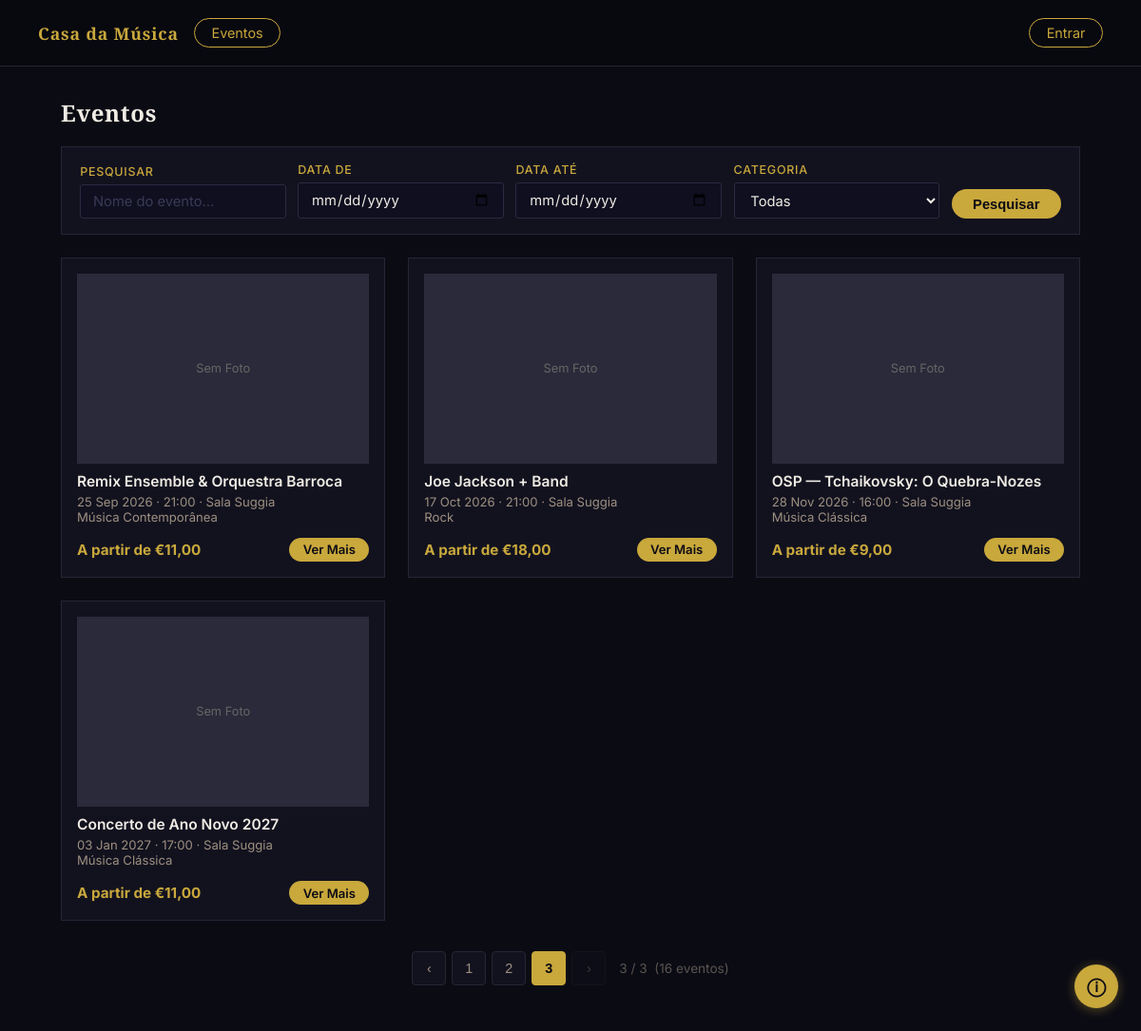
The app's page /eventos.php?pagina=4, older data.
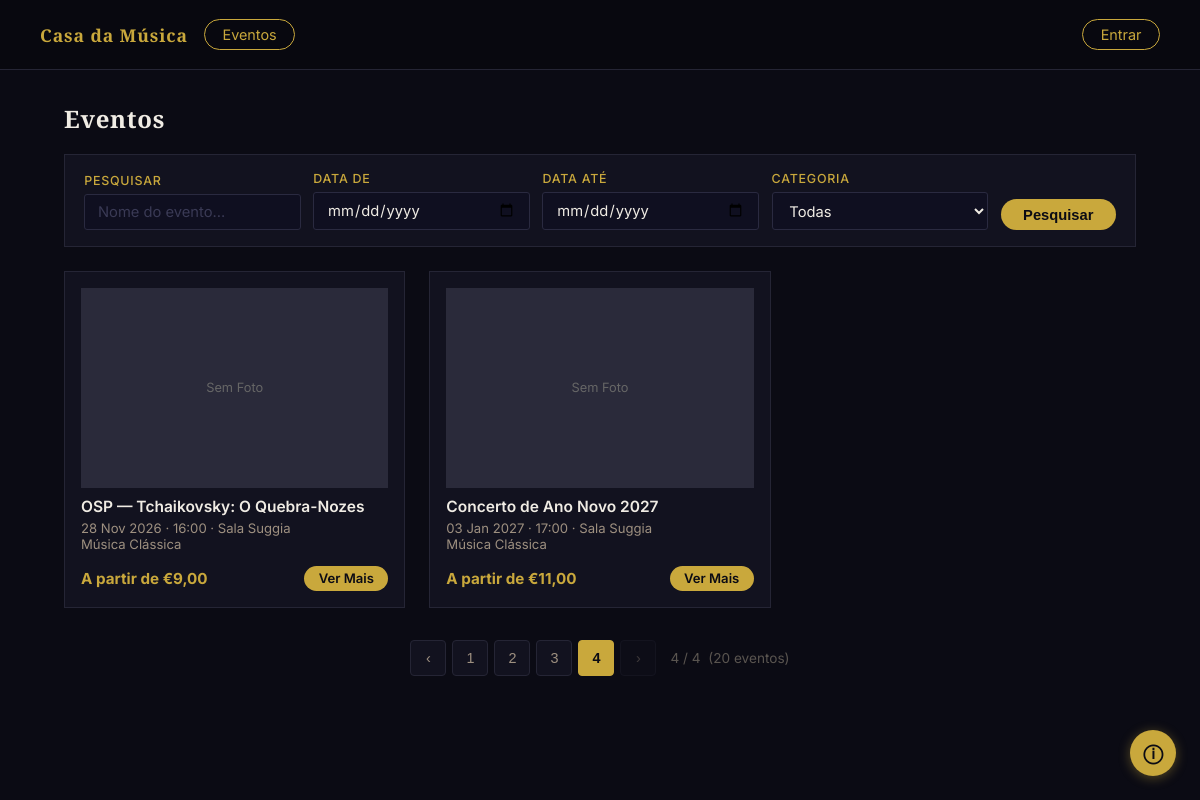
The same page, newer data.
### tables this page shows
CREATE TABLE "eventos" (
	"id"	INTEGER,
	"nome"	TEXT NOT NULL,
	"descricao"	TEXT,
	"data"	TEXT NOT NULL,
	"hora"	TEXT NOT NULL,
	"sala"	TEXT NOT NULL,
	"categoria"	TEXT NOT NULL,
	"classificacao_etaria"	TEXT DEFAULT 'Livre',
	"capacidade"	INTEGER NOT NULL DEFAULT 300,
	"estado"	TEXT NOT NULL DEFAULT 'rascunho' CHECK("estado" IN ('publicado', 'rascunho', 'cancelado')),
	"data_criacao"	TEXT NOT NULL DEFAULT (datetime('now')),
	"imagem"	TEXT,
	PRIMARY KEY("id" AUTOINCREMENT)
);

### eventos.php (the view, shortened to what the changed rows need)
<?php
$db = getDB();
$pesquisa  = trim($_GET['pesquisa']  ?? '');
$data_de   = trim($_GET['data_de']   ?? '');
$data_ate  = trim($_GET['data_ate']  ?? '');
$categoria = trim($_GET['categoria'] ?? '');
$pagina    = max(1, (int)($_GET['pagina'] ?? 1));
$por_pag   = 6;
$where  = "WHERE e.estado = 'publicado' AND e.data >= date('now')";
$stmtTotal = $db->prepare("SELECT COUNT(DISTINCT e.id) FROM eventos e $where");
$total       = (int)$stmtTotal->execute()->fetchArray()[0];
$total_pag   = max(1, (int)ceil($total / $por_pag));
$pagina      = min($pagina, $total_pag);
$offset      = ($pagina - 1) * $por_pag;
$sql = "SELECT e.id, e.nome, e.data, e.hora, e.sala, e.categoria, e.imagem,
               MIN(p.preco) AS preco_min
        FROM eventos e
        LEFT JOIN precos p ON p.evento_id = e.id
        $where
        GROUP BY e.id
        ORDER BY e.data ASC
        LIMIT $por_pag OFFSET $offset";
$stmt = $db->prepare($sql);
$res = $stmt->execute();
$eventos = [];
while ($row = $res->fetchArray(SQLITE3_ASSOC)) {
    $eventos[] = $row;
}
function urlPag(int $p, string $pesquisa, string $data_de, string $data_ate, string $categoria): string {
    $q = ['pagina' => $p];
    return 'eventos.php?' . http_build_query($q);
}
?>
<!DOCTYPE html>
<html lang="pt">
<head>
  <link rel="stylesheet" href="styles/eventos.css" />
</head>
<body>
  <main class="page">
    <h1 class="page-title">Eventos</h1>
    <?php if (empty($eventos)): ?>
      <p class="text-sm" style="margin-top:2rem;">Nenhum evento encontrado.</p>
    <?php else: ?>
    <div class="cards-grid" id="grelha-eventos">
      <?php foreach ($eventos as $ev): ?>
      <div class="card">
        <div class="img-box img-box-md">
        <?php if (!empty($ev['imagem'])): ?>
         <img src="<?= htmlspecialchars($ev['imagem']) ?>" alt="<?= htmlspecialchars($ev['nome']) ?>" style="width: 100%; height: 100%; object-fit: cover; display: block;" />
        <?php else: ?>
        <div style="width: 100%; height: 100%; background: #2a2a3a; display: flex; align-items: center; justify-content: center; font-size: 0.8rem; color: #666;">Sem Foto</div>
      <?php endif; ?>
</div>
        <p class="card-title"><?= htmlspecialchars($ev['nome']) ?></p>
        <p class="card-meta">
          <?= htmlspecialchars(date('d M Y', strtotime($ev['data']))) ?>
          · <?= htmlspecialchars(substr($ev['hora'], 0, 5)) ?>
          · <?= htmlspecialchars($ev['sala']) ?>
        </p>
        <p class="card-meta"><?= htmlspecialchars($ev['categoria']) ?></p>
        <div class="card-footer">
          <span class="card-price">
            <?= $ev['preco_min'] !== null
                ? 'A partir de €' . number_format((float)$ev['preco_min'], 2, ',', '.')
                : 'Consulte preços' ?>
          </span>
          <a href="evento.php?id=<?= (int)$ev['id'] ?>" class="btn btn-sm">Ver Mais</a>
        </div>
      </div>
      <?php endforeach; ?>
    </div>
    <?php if ($total_pag > 1): ?>
    <div class="paginacao">
      <?php if ($pagina > 1): ?>
        <button class="pg-btn"><a href="<?= htmlspecialchars(urlPag($pagina - 1, $pesquisa, $data_de, $data_ate, $categoria)) ?>">‹</a></button>
      <?php else: ?>
        <button class="pg-btn" disabled>‹</button>
      <?php endif; ?>
      <?php
      $inicio = max(1, $pagina - 2);
      $fim    = min($total_pag, $pagina + 2);
      if ($inicio > 1): ?>
        <button class="pg-btn"><a href="<?= htmlspecialchars(urlPag(1, $pesquisa, $data_de, $data_ate, $categoria)) ?>">1</a></button>
      <?php endif; ?>
      <?php for ($i = $inicio; $i <= $fim; $i++): ?>
        <?php if ($i === $pagina): ?>
          <button class="pg-btn ativo"><?= $i ?></button>
        <?php else: ?>
          <button class="pg-btn"><a href="<?= htmlspecialchars(urlPag($i, $pesquisa, $data_de, $data_ate, $categoria)) ?>"><?= $i ?></a></button>
        <?php endif; ?>
      <?php endfor; ?>
      <?php if ($pagina < $total_pag): ?>
        <button class="pg-btn"><a href="<?= htmlspecialchars(urlPag($pagina + 1, $pesquisa, $data_de, $data_ate, $categoria)) ?>">›</a></button>
      <?php else: ?>
        <button class="pg-btn" disabled>›</button>
      <?php endif; ?>
      <span class="pg-info"><?= $pagina ?> / <?= $total_pag ?> &nbsp;(<?= $total ?> eventos)</span>
    </div>
    <?php endif; ?>
    <?php endif; ?>
  </main>
</body>
</html>

Row changes from the older to the newer data that the page shows:
no longer on this page (row edited): eventos: shows "Sem Foto", nome "Remix Ensemble & Orquestra Barroca", data "25 Sep 2026", hora "21:00", sala "Sala Suggia", categoria "Música Contemporânea", preco_min "11,00"
no longer on this page (row unchanged): eventos: shows "Sem Foto", nome "Joe Jackson + Band", data "17 Oct 2026", hora "21:00", sala "Sala Suggia", categoria "Rock", preco_min "18,00"
Text that changed along with them:
$pagina: "3" → "4"
$total_pag: "3" → "4"
$total: "16" → "20"
text now shown: "1"
